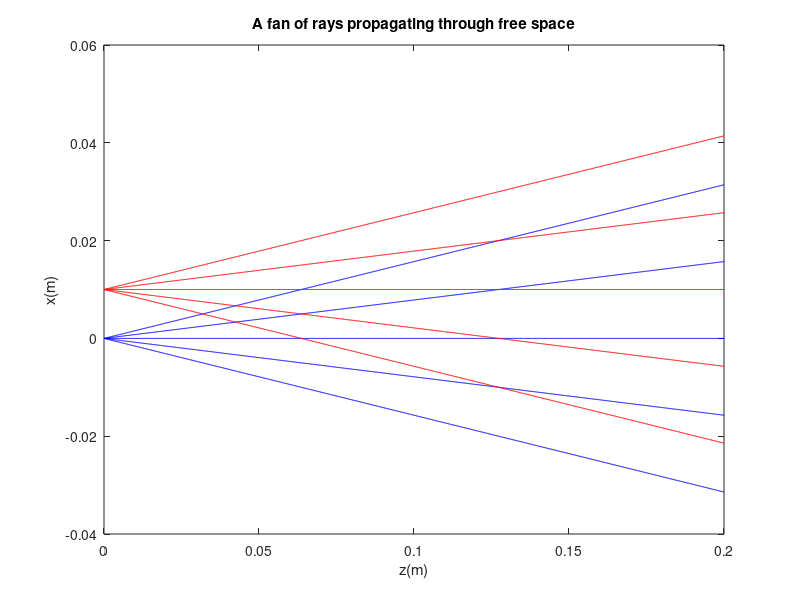

The MATLAB source for this figure:
clear
%direction:5 rays with angles 𝜃𝑥 between −𝜋/20 rad and 𝜋/20 rad
theta=linspace(-pi/20,pi/20,5);
%find the distance of rays
z=linspace(0,0.2,1000);

%set up 3D ray-transfer matrix M that represents propagation in free space
%and compute the new position and angle of ray after traveling a distance z
for i=1:length(theta)
 for j=1:length(z)
%following the 3D ray-transfer matrix M defination
    M=[1,z(j),0,0;
       0,1,0,0;
       0,0,1,z(j);
       0,0,0,1];
%setting the initial condition of 2 rays: 
%(blue) 𝑥 = 0 and (red) 𝑥 =10 mm.
    x0_input=[0,theta(i),0,0]';
    x1_input=[0.01,theta(i),0,0]';
%using the linear combination equation:y=Ax and plug in values
    x0_output(:,j)=M*x0_input;
    x1_output(:,j)=M*x1_input;
 end

x0(i,:)=x0_output(1,:);
x1(i,:)=x1_output(1,:);
end

%(blue) 𝑥 = 0 and (red) 𝑥 = 10 mm.
plot(z,x0,'b')
hold on 
plot(z,x1,'r')
xlabel('z(m)')
ylabel('x(m)')
title("A fan of rays propagating through free space")
